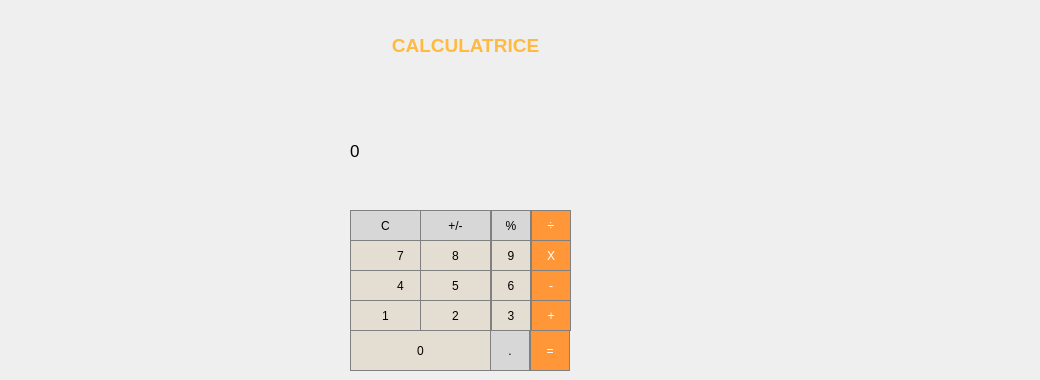
     <widget class="QWidget" name="tab">
      <attribute name="title">
       <string>CALCULATRICE</string>
      </attribute>
      <widget class="QPushButton" name="pushButt6">
       <property name="geometry">
        <rect>
         <x>491</x>
         <y>270</y>
         <width>40</width>
         <height>31</height>
        </rect>
       </property>
       <property name="styleSheet">
        <string notr="true">QPushButton {
   border: 1px solid gray;
background-color:rgb(227, 222, 209)

}
QPushButton:pressed {
    background-color: qlineargradient(x1: 0, y1: 0, x2: 0, y2: 1,
                                      stop: 0 #dadbde, stop: 1 #f6f7fa);
}</string>
       </property>
       <property name="text">
        <string>6</string>
       </property>
      </widget>
      <widget class="QPushButton" name="pushButton_0">
       <property name="geometry">
        <rect>
         <x>350</x>
         <y>330</y>
         <width>141</width>
         <height>41</height>
        </rect>
       </property>
       <property name="styleSheet">
        <string notr="true">QPushButton {
   border: 1px solid gray;
background-color:rgb(227, 222, 209)

}
QPushButton:pressed {
    background-color: qlineargradient(x1: 0, y1: 0, x2: 0, y2: 1,
                                      stop: 0 #dadbde, stop: 1 #f6f7fa);
}</string>
       </property>
       <property name="text">
        <string>0</string>
       </property>
      </widget>
      <widget class="QPushButton" name="pushButt7">
       <property name="geometry">
        <rect>
         <x>350</x>
         <y>240</y>
         <width>101</width>
         <height>31</height>
        </rect>
       </property>
       <property name="styleSheet">
        <string notr="true">QPushButton {
   border: 1px solid gray;
background-color:rgb(227, 222, 209)

}
QPushButton:pressed {
    background-color: qlineargradient(x1: 0, y1: 0, x2: 0, y2: 1,
                                      stop: 0 #dadbde, stop: 1 #f6f7fa);
}</string>
       </property>
       <property name="text">
        <string>7</string>
       </property>
      </widget>
      <widget class="QPushButton" name="pushButt9">
       <property name="geometry">
        <rect>
         <x>491</x>
         <y>240</y>
         <width>40</width>
         <height>31</height>
        </rect>
       </property>
       <property name="styleSheet">
        <string notr="true">QPushButton {
   border: 1px solid gray;
background-color :rgb(227, 222, 209)
}
QPushButton:pressed {
    background-color: qlineargradient(x1: 0, y1: 0, x2: 0, y2: 1,
                                      stop: 0 #dadbde, stop: 1 #f6f7fa);
}</string>
       </property>
       <property name="text">
        <string>9</string>
       </property>
      </widget>
      <widget class="QPushButton" name="pushButton_signal">
       <property name="geometry">
        <rect>
         <x>420</x>
         <y>210</y>
         <width>71</width>
         <height>31</height>
        </rect>
       </property>
       <property name="styleSheet">
        <string notr="true">QPushButton {
  background-color: rgb(215, 215, 215);
  border: 1px solid gray;
}
QPushButton:pressed {
    background-color: qlineargradient(x1: 0, y1: 0, x2: 0, y2: 1,
                                      stop: 0 #BEBEBE, stop: 1 #D7D7D7);
}</string>
       </property>
       <property name="text">
        <string>+/-</string>
       </property>
      </widget>
      <widget class="QPushButton" name="pushButt4">
       <property name="geometry">
        <rect>
         <x>350</x>
         <y>270</y>
         <width>101</width>
         <height>31</height>
        </rect>
       </property>
       <property name="styleSheet">
        <string notr="true">QPushButton {
   border: 1px solid gray;
background-color:rgb(227, 222, 209)

}
QPushButton:pressed {
    background-color: qlineargradient(x1: 0, y1: 0, x2: 0, y2: 1,
                                      stop: 0 #dadbde, stop: 1 #f6f7fa);
}</string>
       </property>
       <property name="text">
        <string>4</string>
       </property>
      </widget>
      <widget class="QPushButton" name="pushButton_equal">
       <property name="geometry">
        <rect>
         <x>530</x>
         <y>330</y>
         <width>40</width>
         <height>41</height>
        </rect>
       </property>
       <property name="styleSheet">
        <string notr="true">QPushButton {
  background-color: rgb(255, 151, 57);
  color: white; 
  border: 1px solid gray;
}

QPushButton:pressed {
    background-color: qlineargradient(x1: 0, y1: 0, x2: 0, y2: 1,
                                      stop: 0 #FF7832, stop: 1 #FF9739);
}</string>
       </property>
       <property name="text">
        <string>=</string>
       </property>
      </widget>
      <widget class="QPushButton" name="pushButton_C">
       <property name="geometry">
        <rect>
         <x>350</x>
         <y>210</y>
         <width>71</width>
         <height>31</height>
        </rect>
       </property>
       <property name="styleSheet">
        <string notr="true">QPushButton {
  background-color: rgb(215, 215, 215);
  border: 1px solid gray;
}
QPushButton:pressed {
    background-color: qlineargradient(x1: 0, y1: 0, x2: 0, y2: 1,
                                      stop: 0 #BEBEBE, stop: 1 #D7D7D7);
}</string>
       </property>
       <property name="text">
        <string>C</string>
       </property>
      </widget>
      <widget class="QPushButton" name="pushButton_point">
       <property name="geometry">
        <rect>
         <x>490</x>
         <y>330</y>
         <width>40</width>
         <height>41</height>
        </rect>
       </property>
       <property name="styleSheet">
        <string notr="true">QPushButton {
  background-color: rgb(215, 215, 215);
  border: 1px solid gray;
}
QPushButton:pressed {
    background-color: qlineargradient(x1: 0, y1: 0, x2: 0, y2: 1,
                                      stop: 0 #BEBEBE, stop: 1 #D7D7D7);
}</string>
       </property>
       <property name="text">
        <string>.</string>
       </property>
      </widget>
      <widget class="QPushButton" name="pushButton_minus">
       <property name="geometry">
        <rect>
         <x>531</x>
         <y>270</y>
         <width>40</width>
         <height>31</height>
        </rect>
       </property>
       <property name="styleSheet">
        <string notr="true">QPushButton {
  background-color: rgb(255, 151, 57);
  color: white; 
  border: 1px solid gray;
}

QPushButton:pressed {
    background-color: qlineargradient(x1: 0, y1: 0, x2: 0, y2: 1,
                                      stop: 0 #FF7832, stop: 1 #FF9739);
}</string>
       </property>
       <property name="text">
        <string>-</string>
       </property>
      </widget>
      <widget class="QLabel" name="label_15">
       <property name="geometry">
        <rect>
         <x>350</x>
         <y>90</y>
         <width>221</width>
         <height>121</height>
        </rect>
       </property>
       <property name="font">
        <font>
         <pointsize>13</pointsize>
        </font>
       </property>
       <property name="styleSheet">
        <string notr="true">QLabel {
	qproperty-alignment: 'AlignVCenter | AlignRight';
	border: 1px solid gray;
background-color:rgb(227, 222, 209)

}

background-color : white;</string>
       </property>
       <property name="text">
        <string>0</string>
       </property>
      </widget>
      <widget class="QPushButton" name="pushButton_porcentage">
       <property name="geometry">
        <rect>
         <x>491</x>
         <y>210</y>
         <width>40</width>
         <height>31</height>
        </rect>
       </property>
       <property name="styleSheet">
        <string notr="true">QPushButton {
  background-color: rgb(215, 215, 215);
  border: 1px solid gray;
}
QPushButton:pressed {
    background-color: qlineargradient(x1: 0, y1: 0, x2: 0, y2: 1,
                                      stop: 0 #BEBEBE, stop: 1 #D7D7D7);
}</string>
       </property>
       <property name="text">
        <string>%</string>
       </property>
      </widget>
      <widget class="QPushButton" name="pushButt3">
       <property name="geometry">
        <rect>
         <x>491</x>
         <y>300</y>
         <width>40</width>
         <height>31</height>
        </rect>
       </property>
       <property name="styleSheet">
        <string notr="true">QPushButton {
   border: 1px solid gray;
background-color:rgb(227, 222, 209)

}
QPushButton:pressed {
    background-color: qlineargradient(x1: 0, y1: 0, x2: 0, y2: 1,
                                      stop: 0 #dadbde, stop: 1 #f6f7fa);
}</string>
       </property>
       <property name="text">
        <string>3</string>
       </property>
      </widget>
      <widget class="QPushButton" name="pushButton_times">
       <property name="geometry">
        <rect>
         <x>531</x>
         <y>240</y>
         <width>40</width>
         <height>31</height>
        </rect>
       </property>
       <property name="styleSheet">
        <string notr="true">QPushButton {
  background-color: rgb(255, 151, 57);
  color: white; 
  border: 1px solid gray;
}

QPushButton:pressed {
    background-color: qlineargradient(x1: 0, y1: 0, x2: 0, y2: 1,
                                      stop: 0 #FF7832, stop: 1 #FF9739);
}</string>
       </property>
       <property name="text">
        <string>X</string>
       </property>
      </widget>
      <widget class="QPushButton" name="pushButt5">
       <property name="geometry">
        <rect>
         <x>420</x>
         <y>270</y>
         <width>71</width>
         <height>31</height>
        </rect>
       </property>
       <property name="styleSheet">
        <string notr="true">QPushButton {
   border: 1px solid gray;
background-color:rgb(227, 222, 209)

}
QPushButton:pressed {
    background-color: qlineargradient(x1: 0, y1: 0, x2: 0, y2: 1,
                                      stop: 0 #dadbde, stop: 1 #f6f7fa);
}</string>
       </property>
       <property name="text">
        <string>5</string>
       </property>
      </widget>
      <widget class="QPushButton" name="pushButt2">
       <property name="geometry">
        <rect>
         <x>420</x>
         <y>300</y>
         <width>71</width>
         <height>31</height>
        </rect>
       </property>
       <property name="styleSheet">
        <string notr="true">QPushButton {
   border: 1px solid gray;
background-color:rgb(227, 222, 209)

}
QPushButton:pressed {
    background-color: qlineargradient(x1: 0, y1: 0, x2: 0, y2: 1,
                                      stop: 0 #dadbde, stop: 1 #f6f7fa);
}</string>
       </property>
       <property name="text">
        <string>2</string>
       </property>
      </widget>
      <widget class="QPushButton" name="pushButt1">
       <property name="geometry">
        <rect>
         <x>350</x>
         <y>300</y>
         <width>71</width>
         <height>31</height>
        </rect>
       </property>
       <property name="styleSheet">
        <string notr="true">QPushButton {
   border: 1px solid gray;
background-color:rgb(227, 222, 209)

}
QPushButton:pressed {
    background-color: qlineargradient(x1: 0, y1: 0, x2: 0, y2: 1,
                                      stop: 0 #dadbde, stop: 1 #f6f7fa);
}</string>
       </property>
       <property name="text">
        <string>1</string>
       </property>
      </widget>
      <widget class="QPushButton" name="pushButton_division">
       <property name="geometry">
        <rect>
         <x>531</x>
         <y>210</y>
         <width>40</width>
         <height>31</height>
        </rect>
       </property>
       <property name="styleSheet">
        <string notr="true">QPushButton {
  background-color: rgb(255, 151, 57);
  color: white; 
  border: 1px solid gray;
}

QPushButton:pressed {
    background-color: qlineargradient(x1: 0, y1: 0, x2: 0, y2: 1,
                                      stop: 0 #FF7832, stop: 1 #FF9739);
}</string>
       </property>
       <property name="text">
        <string>÷</string>
       </property>
      </widget>
      <widget class="QPushButton" name="pushButt8">
       <property name="geometry">
        <rect>
         <x>420</x>
         <y>240</y>
         <width>71</width>
         <height>31</height>
        </rect>
       </property>
       <property name="styleSheet">
        <string notr="true">QPushButton {
   border: 1px solid gray;
background-color:rgb(227, 222, 209)
}
QPushButton:pressed {
    background-color: qlineargradient(x1: 0, y1: 0, x2: 0, y2: 1,
                                      stop: 0 #dadbde, stop: 1 #f6f7fa);
}</string>
       </property>
       <property name="text">
        <string>8</string>
       </property>
      </widget>
      <widget class="QPushButton" name="pushButton_plus">
       <property name="geometry">
        <rect>
         <x>531</x>
         <y>300</y>
         <width>40</width>
         <height>31</height>
        </rect>
       </property>
       <property name="styleSheet">
        <string notr="true">QPushButton {
  background-color: rgb(255, 151, 57);
  color: white; 
  border: 1px solid gray;
}

QPushButton:pressed {
    background-color: qlineargradient(x1: 0, y1: 0, x2: 0, y2: 1,
                                      stop: 0 #FF7832, stop: 1 #FF9739);
}</string>
       </property>
       <property name="text">
        <string>+</string>
       </property>
      </widget>
      <widget class="QLabel" name="label_18">
       <property name="geometry">
        <rect>
         <x>380</x>
         <y>20</y>
         <width>171</width>
         <height>51</height>
        </rect>
       </property>
       <property name="text">
        <string>&lt;html&gt;&lt;head/&gt;&lt;body&gt;&lt;p align=&quot;center&quot;&gt;&lt;span style=&quot; font-size:14pt; font-weight:600; color:#ffba42;&quot;&gt;CALCULATRICE&lt;/span&gt;&lt;/p&gt;&lt;/body&gt;&lt;/html&gt;</string>
       </property>
      </widget>
      <widget class="QLabel" name="Clocklabel">
       <property name="geometry">
        <rect>
         <x>860</x>
         <y>20</y>
         <width>171</width>
         <height>21</height>
        </rect>
       </property>
       <property name="text">
        <string/>
       </property>
      </widget>
      <widget class="QLabel" name="date">
       <property name="geometry">
        <rect>
         <x>820</x>
         <y>84</y>
         <width>171</width>
         <height>20</height>
        </rect>
       </property>
       <property name="text">
        <string/>
       </property>
      </widget>
     </widget>
